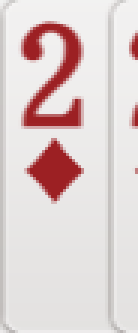
#> input picture templates/center/2D_1.png, 46 x 111 px (shown 3 times larger); its folder holds 3 pictures in this run
$ python cluster_unknowns.py
#> lines starting #> are read from the running program, lines starting #| are printed output that depends on the picture; after the words box and inside, x2 and y2 are one past the last pixel; in counts of white or black regions, pixels touching at a corner belong together; pictures that were not available may be replaced by others from this repository, and a replacement may not be noted
# -*- coding: utf-8 -*-
"""
把 templates/unknown 里的低置信度裁剪按相似度聚类，
输出簇代表拼图（按簇大小排序）+ 簇号，供人工快速标注。

用法：python cluster_unknowns.py
产出：templates/unknown/sheet_clusters_00.png ...  + clusters.json（簇代表文件清单）
"""
import json
import os
import re
from collections import defaultdict

import cv2
import numpy as np

ROOT = os.path.dirname(os.path.abspath(__file__))
UNK = os.path.join(ROOT, "templates", "unknown")


def imread_cn(p):
    return cv2.imdecode(np.fromfile(p, dtype=np.uint8), cv2.IMREAD_COLOR)


def save_cn(p, img):
    ok, buf = cv2.imencode(os.path.splitext(p)[1], img)
    if ok:
        buf.tofile(p)


def norm_patch(img, size):
    img = cv2.resize(img, size, interpolation=cv2.INTER_AREA)
    g = cv2.cvtColor(img, cv2.COLOR_BGR2GRAY).astype(np.float32)
    g = (g - g.mean()) / (g.std() + 1e-6)
    return g.flatten()


def main():
    hand, center = [], []
    for fn in sorted(os.listdir(UNK)):
        if not fn.endswith(".png") or fn.startswith("sheet"):
            continue
        img = imread_cn(os.path.join(UNK, fn))
#> in imread_cn, returned value is the input picture: shape (111, 46, 3); mean B, G, R 208, 208.5, 223.2
        if img is None:
            continue
        (hand if "_h_" in fn else center).append((fn, img))

    def cluster(items, size, thresh=0.86):
        reps = []      # (mean_vec, [fn...])
        vecs = np.stack([norm_patch(im, size) for _, im in items]) if items else np.zeros((0,))
        for i, (fn, _im) in enumerate(items):
            best_j, best_s = -1, thresh
            for j, (rep, members) in enumerate(reps):
                s = float(np.dot(vecs[i], rep) / (np.linalg.norm(vecs[i]) * np.linalg.norm(rep) + 1e-6))
                if s > best_s:
                    best_s, best_j = s, j
            if best_j >= 0:
                reps[best_j][1].append(fn)
            else:
                reps.append((vecs[i], [fn]))
        reps.sort(key=lambda r: -len(r[1]))
        return reps

    rh = cluster(hand, (42, 130))
    rc = cluster(center, (46, 111))
#> in norm_patch, `g = cv2.cvtColor(img, cv2.COLOR_BGR2GRAY).astype(np.float32)`:
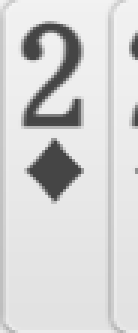
#> g: shape (111, 46) float32 (shown 3 times larger); min 69, max 244, mean 212.6
#> in norm_patch, `g = (g - g.mean()) / (g.std() + 1e-6)`:
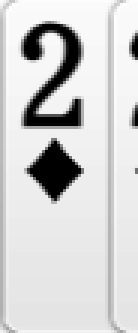
#> g: shape (111, 46) float32 (shown 3 times larger); min -3.04, max 0.663, mean 2.99e-08; drawn with min black and max white
#> rc = 1 item
    print(f"unknown: 手牌 {len(hand)} 张 -> {len(rh)} 簇; 中央 {len(center)} 张 -> {len(rc)} 簇")
#| unknown: 手牌 0 张 -> 0 簇; 中央 1 张 -> 1 簇

    info = {"hand": [{"rep_file": ms[1][0], "n": len(ms[1]), "members": ms[1]} for ms in rh],
            "center": [{"rep_file": ms[1][0], "n": len(ms[1]), "members": ms[1]} for ms in rc]}
    with open(os.path.join(UNK, "clusters.json"), "w", encoding="utf8") as f:
        json.dump(info, f, ensure_ascii=False, indent=1)

    # 拼图：手牌簇 + 中央簇分块，每页 10x5
    def sheet(reps, items_map, prefix, size):
        all_pages = []
        cell_w, cell_h = size[0] * 2, size[1] * 2
        per_page = 50
        for page in range(0, len(reps), per_page):
            rows = 5
            cols = 10
            sh = np.full((rows * (cell_h + 24) + 6, cols * (cell_w + 8) + 6, 3), 40, np.uint8)
            for k, (rep, members) in enumerate(reps[page: page + per_page]):
                r, c = divmod(k, cols)
                fn = members[0]
                img = imread_cn(os.path.join(UNK, fn))
                big = cv2.resize(img, (cell_w, cell_h), interpolation=cv2.INTER_NEAREST)
                y, x = 6 + r * (cell_h + 24), 6 + c * (cell_w + 8)
                sh[y:y + cell_h, x:x + cell_w] = big
                cv2.putText(sh, f"{prefix}{page+k} n={len(members)}", (x, y + cell_h + 17),
                            cv2.FONT_HERSHEY_SIMPLEX, 0.4, (0, 255, 255), 1)
            sp = os.path.join(UNK, f"sheet_clusters_{prefix}_{page//per_page:02d}.png")
            save_cn(sp, sh)
            all_pages.append(sp)
        return all_pages

    pages = sheet(rh, hand, "H", (42, 130)) + sheet(rc, center, "C", (46, 111))
#> call 2 of sheet, with prefix = 'C', size = (46, 111)
#> in sheet (call 2), `r, c = divmod(k, cols)`: r = 0
#> in sheet (call 2), `fn = members[0]`: fn = '2D_1.png'
#> in sheet (call 2), `y, x = 6 + r * (cell_h + 24), 6 + c * (cell_w + 8)`: y = 6
#> in sheet (call 2), `sh[y:y + cell_h, x:x + cell_w] = big`:
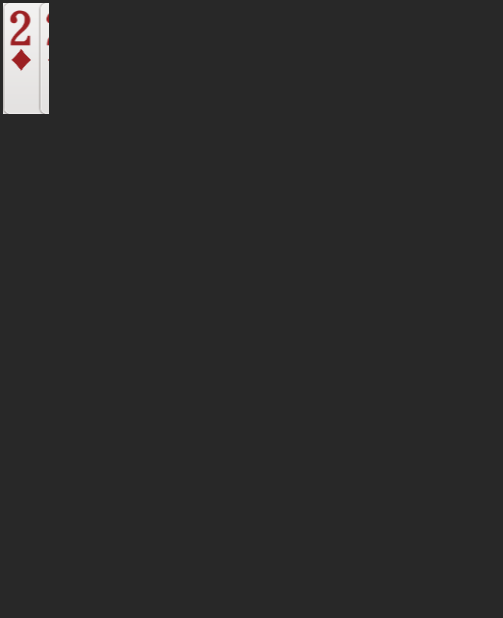
#> sh: shape (1236, 1006, 3) (shown at 1/2 size); mean B, G, R 42.8, 42.8, 43
#> in sheet (call 2), `cv2.putText(sh, f"{prefix}{page+k} n={len(members)}", (x, y + cell_h +..`: sh: shape (1236, 1006, 3); 0.01% of pixels changed, all inside (x1, y1, x2, y2) = (7, 237, 52, 246)
#> pages = 1 item
    for p in pages:
        print("拼图:", p)
#> this loop made 1 pass
#| 拼图: templates/unknown/sheet_clusters_C_00.png


if __name__ == "__main__":
    main()

$ run again, on templates/hand/2S_1.png
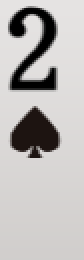
#> input picture templates/hand/2S_1.png, 42 x 130 px (shown 2 times larger)
#> in imread_cn, returned value is the input picture: shape (130, 42, 3); mean B, G, R 182.3, 183.7, 186.4
#> rc = 1 item
#| unknown: 手牌 0 张 -> 0 簇; 中央 1 张 -> 1 簇
#> r = 0
#> fn = '2S_1.png'
#> in sheet (call 2), `big = cv2.resize(img, (cell_w, cell_h), interpolation=cv2.INTER_NEAREST)`:
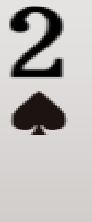
#> big: shape (222, 92, 3); mean B, G, R 182.5, 183.9, 186.6
#> y = 6
#> in sheet (call 2), `sh[y:y + cell_h, x:x + cell_w] = big`:
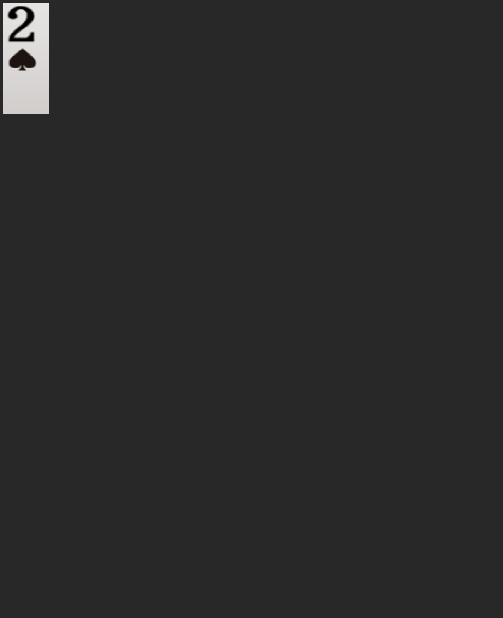
#> sh: shape (1236, 1006, 3) (shown at 1/2 size); mean B, G, R 42.3, 42.4, 42.4
#> pages = 1 item
#> the loop in main, `for p in pages:` made 1 pass
#| 拼图: templates/unknown/sheet_clusters_C_00.png
